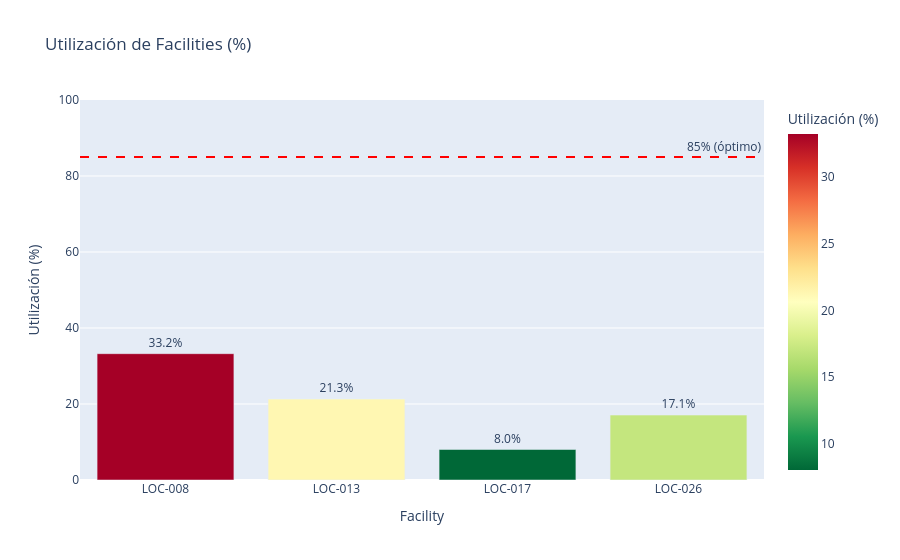
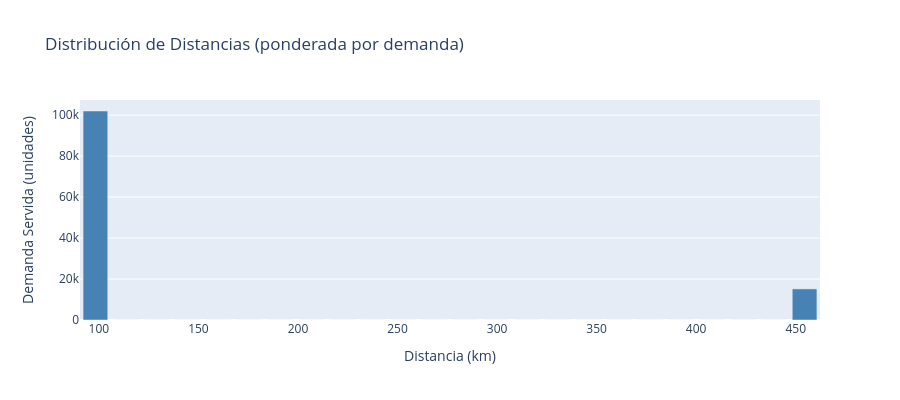

The cell these charts' notebook holds for them, in order:
### Markdown cell above
---

## 📊 Paso 5: Analizar Solución Óptima

**Métricas clave:**
- Costo total (fijo + transporte)
- Facilities abiertos y utilización de capacidad
- Cobertura de demanda (debe ser 100%)
- Distancia promedio facility→customer
- Análisis de asignaciones por zona geográfica

### Code cell
# Analizar solución óptima de PuLP
if pl.LpStatus[status] == 'Optimal' and not assign.empty:
    print("\n📊 ANÁLISIS DETALLADO DE LA SOLUCIÓN\n")
    print("="*80)
    
    # 1. Utilización de facilities abiertos
    facility_utilization = assign.groupby('facility').agg({
        'assigned_units': 'sum'
    }).reset_index()
    facility_utilization.columns = ['facility', 'demand_served']
    
    # Agregar capacidad
    facility_cap = pd.DataFrame([
        {'facility': f, 'capacity': capacity[f]} 
        for f in open_facilities
    ])
    facility_utilization = facility_utilization.merge(facility_cap, on='facility')
    facility_utilization['utilization_pct'] = (
        facility_utilization['demand_served'] / facility_utilization['capacity'] * 100
    )
    
    print("\n📊 Utilización de Facilities Abiertos:")
    display(facility_utilization[['facility', 'demand_served', 'capacity', 'utilization_pct']])
    
    # Visualizar utilización
    fig = px.bar(
        facility_utilization,
        x='facility',
        y='utilization_pct',
        title="Utilización de Facilities (%)",
        labels={'utilization_pct': 'Utilización (%)', 'facility': 'Facility'},
        color='utilization_pct',
        color_continuous_scale='RdYlGn_r',
        text='utilization_pct'
    )
    fig.update_traces(texttemplate='%{text:.1f}%', textposition='outside')
    fig.add_hline(y=85, line_dash="dash", line_color="red", 
                  annotation_text="85% (óptimo)")
    fig.update_layout(yaxis_range=[0, max(100, facility_utilization['utilization_pct'].max() * 1.1)])
    fig.show()
    
    # 2. Distribución de distancias
    fig = go.Figure()
    
    distances = assign['distance_km'].values
    demand_weights = assign['assigned_units'].values
    bins = np.linspace(distances.min(), distances.max(), 25)
    
    hist_demand = []
    bin_centers = []
    for i in range(len(bins)-1):
        mask = (distances >= bins[i]) & (distances < bins[i+1])
        hist_demand.append(demand_weights[mask].sum())
        bin_centers.append((bins[i] + bins[i+1]) / 2)
    
    fig.add_trace(go.Bar(
        x=bin_centers,
        y=hist_demand,
        name='Demanda Servida',
        marker_color='steelblue'
    ))
    
    fig.update_layout(
        title="Distribución de Distancias (ponderada por demanda)",
        xaxis_title="Distancia (km)",
        yaxis_title="Demanda Servida (unidades)",
        showlegend=False,
        height=400
    )
    fig.show()
    
    # 3. Métricas de nivel de servicio
    avg_distance = (assign['distance_km'] * assign['assigned_units']).sum() / assign['assigned_units'].sum()
    max_distance = assign['distance_km'].max()
    min_distance = assign['distance_km'].min()
    customers_within_200km = (assign['distance_km'] <= 200).sum() / len(assign) * 100
    customers_within_500km = (assign['distance_km'] <= 500).sum() / len(assign) * 100
    
    print(f"\n📏 Métricas de Nivel de Servicio:")
    print(f"   - Distancia promedio ponderada: {avg_distance:.1f} km")
    print(f"   - Distancia mínima: {min_distance:.1f} km")
    print(f"   - Distancia máxima: {max_distance:.1f} km")
    print(f"   - Clientes dentro de 200 km: {customers_within_200km:.1f}%")
    print(f"   - Clientes dentro de 500 km: {customers_within_500km:.1f}%")
    
    # 4. Análisis por región (si existe)
    if 'region' in customer_locations.columns:
        assign_with_region = assign.merge(
            customer_locations[['location_id', 'region']],
            left_on='customer', right_on='location_id', how='left'
        )
        
        region_stats = assign_with_region.groupby('region').agg({
            'assigned_units': 'sum',
            'distance_km': 'mean'
        }).reset_index()
        region_stats.columns = ['region', 'total_demand', 'avg_distance_km']
        
        print(f"\n🌍 Análisis por Región:")
        display(region_stats.sort_values('total_demand', ascending=False))
    
    print(f"\n✅ Análisis de solución óptima completado")
    print("="*80)
else:
    print("⚠️ No hay solución óptima para analizar")

### Figure 1 — Plotly figure (JSON) as saved in the notebook; plotly's stock layout.template omitted (floating-point values rounded to 4 significant figures)
{"data": [{"hovertemplate": "Facility=%{x}<br>Utilización (%)=%{marker.color}<extra></extra>", "legendgroup": "", "marker": {"color": [33.24, 21.29, 8.027, 17.09], "coloraxis": "coloraxis", "pattern": {"shape": ""}}, "name": "", "orientation": "v", "showlegend": false, "text": [33.24, 21.29, 8.027, 17.09], "textposition": "outside", "texttemplate": "%{text:.1f}%", "type": "bar", "x": ["LOC-008", "LOC-013", "LOC-017", "LOC-026"], "xaxis": "x", "y": [33.24, 21.29, 8.027, 17.09], "yaxis": "y"}], "layout": {"annotations": [{"showarrow": false, "text": "85% (óptimo)", "x": 1, "xanchor": "right", "xref": "x domain", "y": 85, "yanchor": "bottom", "yref": "y"}], "barmode": "relative", "coloraxis": {"colorbar": {"title": {"text": "Utilización (%)"}}, "colorscale": [[0, "rgb(0,104,55)"], [0.1, "rgb(26,152,80)"], [0.2, "rgb(102,189,99)"], [0.3, "rgb(166,217,106)"], [0.4, "rgb(217,239,139)"], [0.5, "rgb(255,255,191)"], [0.6, "rgb(254,224,139)"], [0.7, "rgb(253,174,97)"], [0.8, "rgb(244,109,67)"], [0.9, "rgb(215,48,39)"], [1, "rgb(165,0,38)"]]}, "legend": {"tracegroupgap": 0}, "shapes": [{"line": {"color": "red", "dash": "dash"}, "type": "line", "x0": 0, "x1": 1, "xref": "x domain", "y0": 85, "y1": 85, "yref": "y"}], "title": {"text": "Utilización de Facilities (%)"}, "xaxis": {"anchor": "y", "domain": [0, 1], "title": {"text": "Facility"}}, "yaxis": {"anchor": "x", "domain": [0, 1], "range": [0, 100], "title": {"text": "Utilización (%)"}}}}

### Figure 2 — Plotly figure (JSON) as saved in the notebook; plotly's stock layout.template omitted (floating-point values rounded to 4 significant figures)
{"data": [{"marker": {"color": "steelblue"}, "name": "Demanda Servida", "type": "bar", "x": [98.25, 113.7, 129.2, 144.7, 160.2, 175.7, 191.2, 206.7, 222.2, 237.6, 253.1, 268.6, 284.1, 299.6, 315.1, 330.6, 346.0, 361.5, 377.0, 392.5, 408.0, 423.5, 439.0, 454.5], "y": [102011, 0, 0, 0, 0, 0, 0, 0, 0, 0, 0, 0, 0, 0, 0, 0, 0, 0, 0, 0, 0, 0, 0, 15175]}], "layout": {"height": 400, "showlegend": false, "title": {"text": "Distribución de Distancias (ponderada por demanda)"}, "xaxis": {"title": {"text": "Distancia (km)"}}, "yaxis": {"title": {"text": "Demanda Servida (unidades)"}}}}
